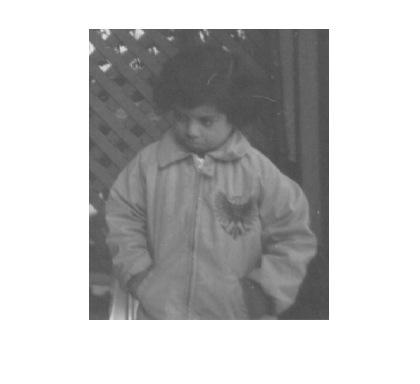
#> input picture foto.png, 420 x 384 px
$ python resimacma.py
#> lines starting #> are read from the running program, lines starting #| are printed output that depends on the picture
import cv2
import numpy as np
from matplotlib import pyplot as plt


resimGri = cv2.imread("foto.png")
#> resimGri is the input picture: shape (384, 420, 3); min 74, max 255, mean 192.3
resimGri = cv2.convertScaleAbs(resimGri,alpha=1.10,beta=40)
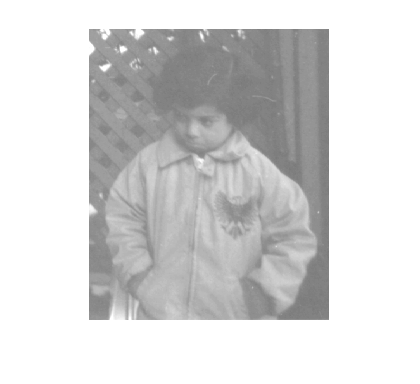
#> resimGri: shape (384, 420, 3); min 121, max 255, mean 214.4
s = resimGri.shape
#> s = (384, 420, 3)

def Hist(image):
    H =np.zeros(shape=(256,1))
    s = image.shape
#> s = (384, 420, 3)
    for i in range(s[0]):
        for j in range(s[1]):
            k= image[i,j]
            H[k,0] = H[k,0]+1
#> after the loop, H = 256 values, max 91600 at index 255, min 0 at index 0, mean 630
    return H
histg = Hist(resimGri)
#> histg has the same summary as H in Hist
plt.plot(histg)
plt.show()
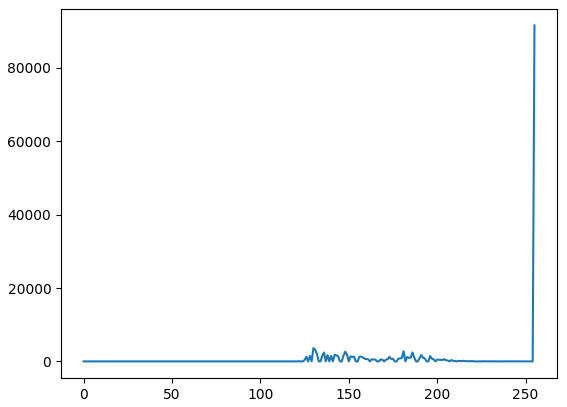
#> figure drawn by matplotlib, 1 panel; curve peaks at x = 255, y = 91600

x = histg.reshape(1,256)
y = np.zeros((1,256))
for i in range(256):
    if x[0,i] ==0:
        y[0,i]=0
    else:
        y[0,i] =i

min = np.min(y[np.nonzero(y)])
#> min = 121
max = np.max(y[np.nonzero(y)])
#> max = 255

stretch = np.round(((255-0)/(max-min))*(y-min))
stretch[stretch<0] = 0
stretch[stretch>255] =255

for i in range(s[0]):
    for j in range(s[1]):
        k =resimGri[i,j]
        resimGri[i,j] = stretch[0,k]
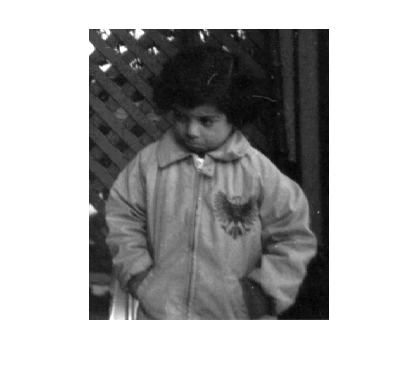
#> resimGri: shape (384, 420, 3); min 0, max 255, mean 177.8

histg2 = Hist(resimGri)
#> histg2 = 256 values, max 91600 at index 255, min 0 at index 1, mean 630
cv2.imshow('germe',resimGri)
plt.plot(histg)
plt.plot(histg2)
plt.show()
#> figure, not shown here; curve peaks at x = 255, y = 91600; curve peaks at x = 255, y = 91600


# [9 lines of commented-out code are left out]
